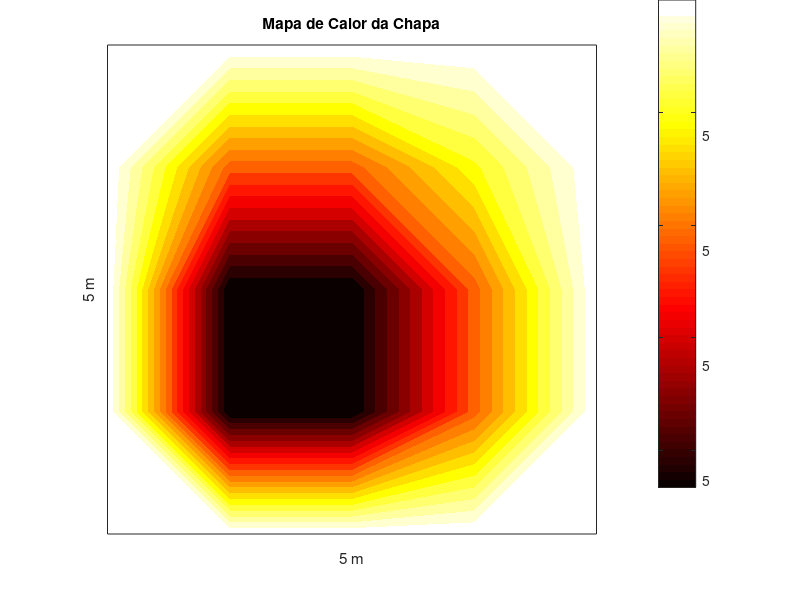

Write the MATLAB code that produced this figure.
%Metodo de diferencas finitas em uma chapa 2D em regime permanente
clc; clear; close all;

%Dimensoes
Lx = input('Largura (m) da chapa:');
Ly = input('Comprimento(m):');

%Numero de nos, difere nos eixos para maior precisao a depender de Lx e Ly
%Lembrete para ajuste de malha (razao entre elas)
%O ideal seria uma malha em que dy seja proximo de dx (quadrada)
Nx = input('Numero de nós eixo X:');
Ny = input('Numero de nós eixo Y:');

%Arestas isoladas
I = input('Isolar alguma aresta?(n/inf/sup/esq/dir):','s');

%Temperatura de contorno
Ti = input('Temperatura (K) inferior:');
Ts = input('Temperatura (K) superior:');
Te = input('Temperatura (K) esquerda:');
Td = input('Temperatura (K) direita:');

%Espaco entre nos (m)
dx = Lx/(Nx-1);
dy = Ly/(Ny-1);
%Malha fina em uma direcao e grossa em outra pode fazer o calculo nao
%convergir

%Pre-processamento da matriz das temperaturas
T = zeros(Ny, Nx);

%Temperaturas de contorno fixadas
T(1,:) = Ti; %Inferior
T(Ny,:) = Ts; %Superior
T(:,1) = Te; %Esquerda
T(:,Nx) = Td; %Direita

%As pontas terão os valores médios entre elas
T(1,1) = (Ti + Te)/2;
T(1,Nx) = (Ti + Td)/2;
T(Ny,1) = (Ts + Te)/2;
T(Ny,Nx) = (Ts + Td)/2;

%Simplificando as variveis dx e dy na formula discretiada
A = (2/dx^2)+(2/dy^2);
B = (1/dx^2);
C = (1/dy^2);

%Iteracoes ate que se chegue no numero quase exato
erro = 100; 
while erro > 0.0001
t=T; %Para comparar o t antigo com T novo

%Duas formas, em que dx=dy (malha quadrada) e dx~=dy
if dx == dy
    for i = 2:Ny-1
        for j = 2:Nx-1
    T(i,j) = (T(i+1,j) + T(i-1,j) + T(i,j+1) + T(i,j-1))/4;
    %Metodo de Liebmann (29.11 da apostila Chapra & Canale)
        end
    end
else 
    for i = 2:Ny-1
        for j = 2:Nx-1
    T(i,j) = B/A * (T(i+1,j) + T(i-1,j)) + C/A * (T(i,j+1) + T(i,j-1));
    %Equacao de Laplace discretizada
        end
    end
end

%Caso da borda isolada (fluxo de calor e gradiente termico = 0)
switch I
    case 'n' %sem aresta isolada

    case 'inf'
        for j = 2 : Nx-1 %Os valores do meio de j2 até o penultimo j
        T(1,j) = (T(1,j+1) + T(1,j-1) + 2*T(2,j))/4;
        %Formula 29.2 da apostila de Chapra & Canale
        %Quando ha aresta isolada e meio que o valor do no inverso *2
        end

    case 'sup'
        for j = 2 : Nx-1
        T(Ny,j) = (T(Ny,j+1) + T(Ny,j-1) + 2*T(Ny-1,j))/4;
        %O superior normalmente usa-se (1,j) pois a matriz comeca de cima
        %para baixo, porem ao plotar sera invertida para que Ny esteja no
        %topo, logo a superior tera o Ny fixada
        end

    case 'esq'
        for i = 2: Ny-1
        T(i,1) = (T(i+1,1) + T(i-1,1) + 2*T(i,2))/4;
        end

    case 'dir'
        for i = 2: Ny-1
        T(i,Nx) = (T(i+1,Nx) + T(i-1,Nx) + 2*T(i,Nx-1))/4;
        end
end


%Maior valor da matriz com os maiores valores de erro
erro = max(  max(   abs((T-t)./T)* (100 + eps)   )  );
%A formula acima sera executada e a iteracao so ira acabar se for <0.0001
end

figure;
contourf(T,20,'LineColor','none');
title('Mapa de Calor da Chapa')
yticks([]);xticks([]);
ylabel(sprintf('%g m', Ly));xlabel(sprintf('%g m', Lx));
colorbar;colormap hot;
axis equal;
exportgraphics(gcf, 'Mapa_Calor.png', 'BackgroundColor', 'none', 'Resolution', 300);


resp = input('Mostrar fluxo de calor? (s/n):','s');
if resp == 's'
    k = input('Coeficiente de condutividade térmica do material [W/m.K]:');
%Prata -> 420 W/m.K
%Aluminio -> 205 W/m.K
%Niquel -> 91 W/m.K
%Aço carbono -> 54 W/m.K
%Vidro -> 0.8 W/m.K

figure;
imagesc([0 Lx], [0 Ly], T);
title('Fluxo de Calor')
set(gca, 'YDir', 'normal');
colorbar; colormap hot; axis fill;
yticks([]);xticks([]);
ylabel(sprintf('%g m', Ly));xlabel(sprintf('%g m', Lx));
hold on;

exportgraphics(gcf, 'Mapa_Calor.png', 'BackgroundColor', 'none', 'Resolution', 300);

    %Lei de Fourier conducao termica (29.14 da apostila Chapra & Canale)
    [qx, qy] = gradient(T, dx, dy);
    qx = -k .* qx;
    qy = -k .* qy;
    
    %Sera criado um vetor apenas para identificar cada no da malha
    x = linspace(0, Lx, Nx); 
    y = linspace(0, Ly, Ny);

    %Usa-se o meshgrid para 'mapear' as coordenadas em cada ponto
    %De acordo exclusivamente de Lx Ly
    [X, Y] = meshgrid(x, y);
    %X e Y são matrizes ligadas da metragem da chapa 2D
    
    %Quiver X e Y sao as coordenadas e qx e qy os vetores para cada direcao
    %No livro de Chapra & Canale foi utilizado a formula em que 
    %Theta == arctan(qy/qx)
    %O comando quiver ja realiza o calculo da direcao
    
    quiver(X(Ny/10:Ny/5:end, Nx/10:Nx/5:end), ...
        Y(Ny/10:Ny/5:end, Nx/10:Nx/5:end), ...
        qx(Ny/10:Ny/5:end, Nx/10:Nx/5:end)*0.5, ...
        qy(Ny/10:Ny/5:end, Nx/10:Nx/5:end)*0.5, ...
        'AutoScale', 'off', 'Color', 'cyan', 'LineWidth', 1.2);

    exportgraphics(gcf, 'Fluxo_Calor_Niquel.png', 'BackgroundColor', 'none', 'Resolution', 300);
    %Os valores para se aplicar a seta foram definidos a partir da largura
    %da chapa, as primeiras em Ly/10 e seguindo Ly/5 sucessivamente
    %feito da mesma forma no eixo x
    %Escala das setas refletem os valores de qx e qy (fluxo de calor)
end
